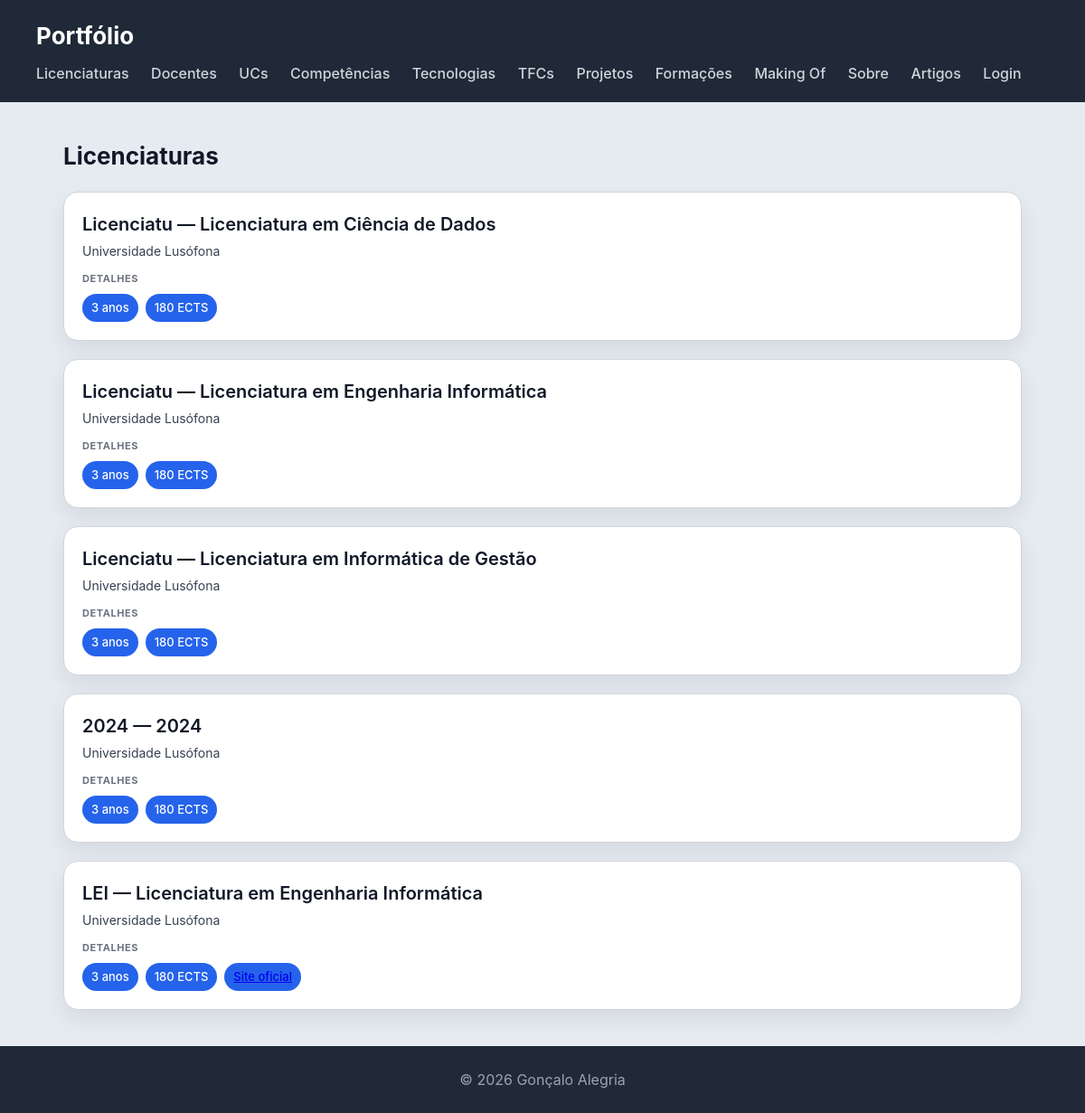
Page /portfolio/licenciaturas/ on the committed database.
### portfolio/models.py (models this page shows, shortened)
class Licenciatura(models.Model):
    nome = models.CharField(max_length=200)
    sigla = models.CharField(max_length=10)
    instituicao = models.CharField(max_length=200)
    descricao = models.TextField()
    duracao_anos = models.IntegerField()
    total_ects = models.IntegerField()
    link_oficial = models.URLField(blank=True)
    imagem = models.ImageField(upload_to='licenciaturas/', blank=True)

### portfolio/views.py (the view)
# urls.py: path('licenciaturas/', views.licenciaturas_view, name="licenciaturas"),
def licenciaturas_view(request):
    licenciaturas = Licenciatura.objects.all()
    return render(request, 'portfolio/licenciaturas.html', {'licenciaturas': licenciaturas})

### accounts/context_processors.py (called while the page is built)
def is_gestor_portfolio(request):
    context = {'is_gestor': False, 'is_autor': False}
    if request.user.is_authenticated:
        context['is_gestor'] = request.user.groups.filter(name='gestor-portfolio').exists()
        context['is_autor'] = request.user.groups.filter(name='autores').exists()
    return context

### portfolio/templates/portfolio/licenciaturas.html (shortened to what this page needs)
{% extends "portfolio/base.html" %}
{% block content %}
<h2>Licenciaturas</h2>
<section>
    {% for licenciatura in licenciaturas %}
    <article>
        <header>
            <h3>{{ licenciatura.sigla }} — {{ licenciatura.nome }}</h3>
            <p>{{ licenciatura.instituicao }}</p>
        </header>
        <section>
            <h4>Detalhes</h4>
            <ul>
                <li>{{ licenciatura.duracao_anos }} anos</li>
                <li>{{ licenciatura.total_ects }} ECTS</li>
                {% if licenciatura.link_oficial %}
                <li><a href="{{ licenciatura.link_oficial }}">Site oficial</a></li>
                {% endif %}
            </ul>
        </section>
    </article>
    {% endfor %}
</section>
{% endblock %}

### portfolio/static/portfolio/styles.css (style rules this page uses)
* { box-sizing: border-box; margin: 0; padding: 0; }
body { font-family: "Inter", "Segoe UI", system-ui, -apple-system, sans-serif; background: #e6ebf2; color: #111827; line-height: 1.5; }
h2 { margin-bottom: 20px; font-size: 26px; }
section > article { background: white; padding: 20px; border-radius: 16px; border: 1px solid #d1d5db; box-shadow: 0 10px 25px rgba(0,0,0,0.08); transition: all 0.25s ease; margin-bottom: 20px; }
article > header { margin-bottom: 12px; }
article > header > h3 { font-size: 20px; font-weight: 600; margin-bottom: 4px; }
article > header > p { font-size: 14px; color: #374151; }
article > section { margin-top: 10px; }
article > section > h4 { font-size: 11px; text-transform: uppercase; color: #6b7280; margin-bottom: 8px; letter-spacing: 0.05em; }
article > section > ul { list-style: none; display: flex; flex-wrap: wrap; gap: 8px; }
article > section > ul > li { background: #2563eb; color: white; padding: 6px 10px; border-radius: 999px; font-size: 13px; font-weight: 500; }

### rows in the picture
Licenciatura: sigla "Licenciatu", nome "Licenciatura em Ciência de Dados", instituicao "Universidade Lusófona", duracao_anos "3", total_ects "180"
Licenciatura: sigla "Licenciatu", nome "Licenciatura em Engenharia Informática", instituicao "Universidade Lusófona", duracao_anos "3", total_ects "180"
Licenciatura: sigla "Licenciatu", nome "Licenciatura em Informática de Gestão", instituicao "Universidade Lusófona", duracao_anos "3", total_ects "180"
Licenciatura: sigla "2024", nome "2024", instituicao "Universidade Lusófona", duracao_anos "3", total_ects "180"
Licenciatura: sigla "LEI", nome "Licenciatura em Engenharia Informática", instituicao "Universidade Lusófona", duracao_anos "3", total_ects "180"
